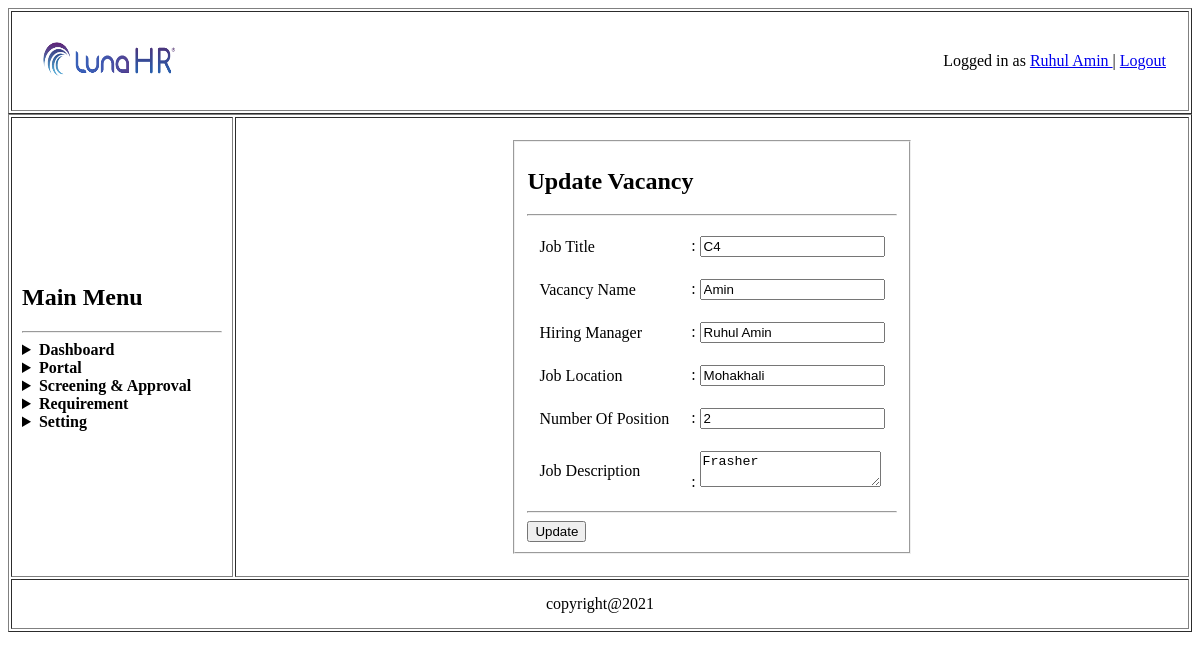
Page /controler/job_vacancy_edit.php?id=5 (signed in) on the committed database.
### tables this page shows
CREATE TABLE `job_vacancy` (
  `id` int(5) NOT NULL,
  `vacancytitle` varchar(50) NOT NULL,
  `name` varchar(50) NOT NULL,
  `manager` varchar(50) NOT NULL,
  `location` varchar(100) NOT NULL,
  `position` varchar(50) NOT NULL,
  `description` varchar(100) NOT NULL
);

### model/JobVacancyModel.php (called while the page is built, shortened)
<?php
	function getUserJobVacancyById($id){
		$conn = getConnection();
		$sql = "select * from job_vacancy where id='{$id}'";
		$result = mysqli_query($conn, $sql);
		$row = mysqli_fetch_assoc($result);
		return $row;
	}
?>

### controler/job_vacancy_edit.php (the view, shortened to what this page needs)
<?php
	require_once('../model/JobVacancyModel.php');
	if(isset($_POST['update_btn'])){
		$user = [
					'vacancytitle'=>$_POST['vacancytitle'],
					'name'=>$_POST['name'],
					'manager'=>$_POST['manager'],
					'location'=>$_POST['location'],
					'position'=> $_POST['position'],
					'description'=>$_POST['description']
				];
			$id=$_GET['id'];
			$status = AddJobVacancyUpdateData($user,$id);
			if($status){
				header('location: ../view/view_job_vacancy.php');
			}else{
				echo "*Error db connted";
			}
	}else{
		$id=$_GET['id'];
		$data = getUserJobVacancyById($id);
		$vacancytitle=$data['vacancytitle'];
		$name=$data['name'];
		$manager=$data['manager'];
		$location=$data['location'];
		$position=$data['position'];
		$description=$data['description'];
	}
?>
</head>
<body>
	<table border="1px" align="center" width="100%">
		<tr>
			<td>
				<table width="100%">
					<tr>
						<td width="150px" height="50px">
							<img src="../asset/company_logo.png" alt="main_logo" width="100%" height="100%">
						</td>
						<td align="right" >Logged in as
							<a href="../controler/view_profile_check.php">
								<?php
									echo $_SESSION['current_user']['name'];
								?>
							</a> |
							<a href="../controler/logout_check.php">Logout</a>
						</td>
					</tr>
				</table>
			</td>
		</tr>
	</table>
	<table  border="1px" align="cen" width="100%">
		<tr>
			<td width="200px" height="425px"><h2>Main Menu</h2>
				<hr>
				<details>
					<summary><b>Dashboard</b></summary>
				</details>
				<details>
					<summary><b>Portal</b></summary>
				</details>
				<details>
					<summary><b>Screening & Approval</b></summary>
				</details>
				<details>
					<summary><b>Requirement</b></summary>
				</details>
				<details>
					<summary><b>Setting</b></summary>
				</details>
			</td>
			<td colspan="2" align="center">
				<table align="center">
					<tr>
						<td>
							<form method="post" action="job_vacancy_edit.php?id=<?php echo $id;?>">
								<fieldset>
									<h2>Update Vacancy</h2>
									<hr>
									<table>
										<tr>
											<td>Job Title</td>
											<td>:
												<input type="text" name="vacancytitle" value="<?php echo $vacancytitle;?>">
											</td>
										</tr>
										<tr>
											<td>Vacancy Name</td>
											<td>:
												<input type="text" name="name" value="<?php echo $name;?>">
											</td>
										</tr>
										<tr>
											<td>Hiring Manager</td>
											<td>:
												<input type="text" name="manager" value="<?php echo $manager;?>">
											</td>
										</tr>
										<tr>
											<td>Job Location</td>
											<td>:
												<input type="text" name="location" value="<?php echo $location;?>">
											</td>
										</tr>
										<tr>
											<td>Number Of Position</td>
											<td>:
												<input type="text" name="position" value="<?php echo $position;?>">
											</td>
										</tr>
										<tr>
											<td>Job Description</td>
											<td>:
												<textarea name="description"><?php echo $description;?></textarea>
											</td>
										</tr>
									</table>
									<hr>
									<input type="submit" name="update_btn" value="Update">
								</fieldset>
							</form>
						</td>
					</tr>
				</table>
			</td>
		</tr>

### rows in the picture
job_vacancy: vacancytitle "C4", name "Amin", manager "Ruhul Amin", location "Mohakhali", position "2", description "Frasher"

### other values in the picture
$_SESSION['current_user']['name'] "Ruhul Amin"
